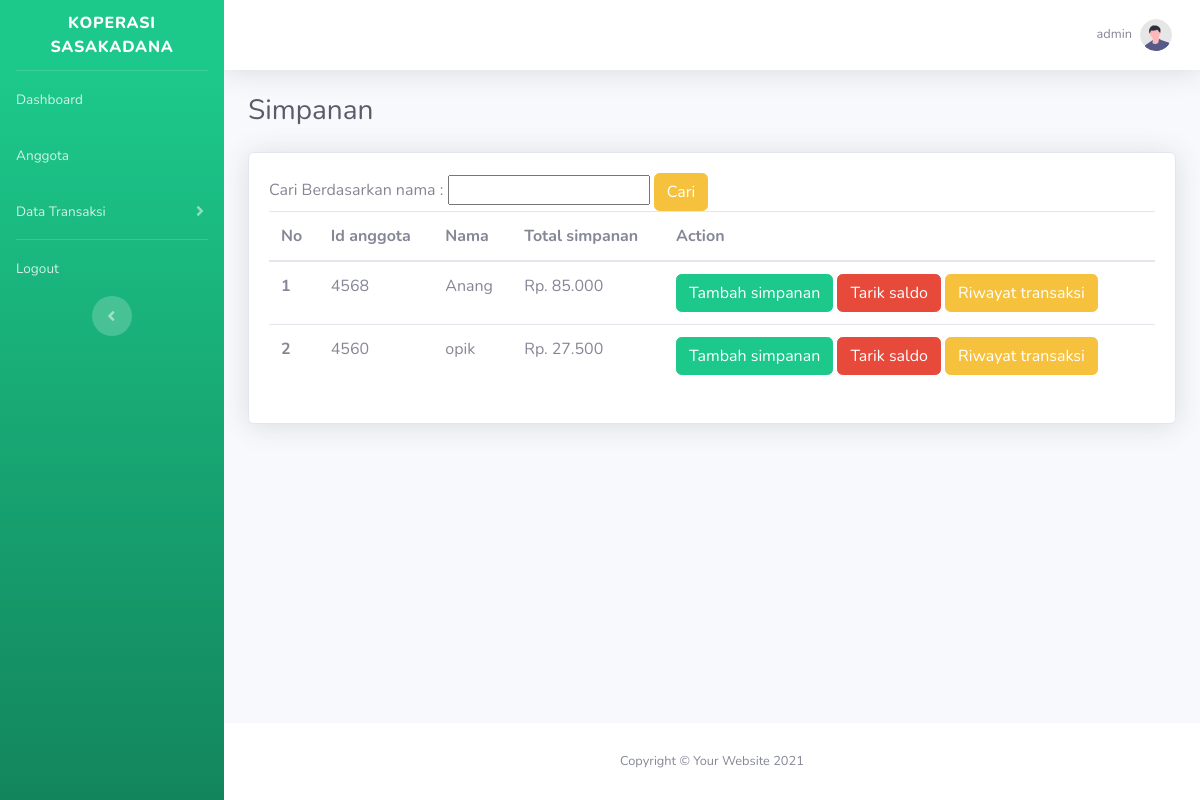
The page /simpanan.php (signed in) on the database its author committed.
### tables this page shows
CREATE TABLE `anggota` (
  `kode` varchar(4) NOT NULL,
  `nama` varchar(255) NOT NULL,
  `instansi` varchar(255) NOT NULL,
  `trash` tinyint(2) NOT NULL
);

CREATE TABLE `simpanan` (
  `simpananid` int(11) NOT NULL,
  `kode` varchar(255) NOT NULL,
  `total` varchar(255) NOT NULL,
  `tgl` varchar(1000) NOT NULL
);

### simpanan.php (the view, shortened to what this page needs)
<?php
include 'components/head.php';
?>
<body id="page-top">
    <div id="wrapper">
    <?php
        include 'components/sidebar.php';
        ?>
        <div id="content-wrapper" class="d-flex flex-column">
            <div id="content">
                <?php
                include 'components/header.php';
                ?>
                <div class="container-fluid">
                    <div class="d-sm-flex align-items-center justify-content-between mb-4">
                        <h1 class="h3 mb-0 text-gray-800">Simpanan</h1>
                    </div>
                    <div class="card shadow mb-4">
                                <div class="card-body">
                                <form action="simpanan.php" method="get">
                                    <label>Cari Berdasarkan nama :</label>
                                    <input type="text" name="cari">
                                    <input class="btn btn-warning text-white" type="submit" value="Cari">
                                </form>
                    <table class="table">
                        <thead>
                            <tr>
                            <th scope="col">No</th>
                            <th scope="col">Id anggota</th>
                            <th scope="col">Nama</th>
                            <th scope="col">Total simpanan</th>
                            <th scope="col">Action</th>
                            </tr>
                        </thead>
                        <tbody>
                            <?php
                            include 'config.php';
                            if(isset($_GET['cari'])){
                                $cari = $_GET['cari'];
                            $get_data = mysqli_query($conn,"SELECT * FROM anggota INNER JOIN simpanan ON simpanan.kode = anggota.kode   WHERE anggota.nama LIKE '%".$cari."%' OR anggota.kode LIKE '%".$cari."%' AND trash='0'");
                                    }else{
                                        $get_data = mysqli_query($conn,"SELECT * FROM anggota INNER JOIN simpanan ON simpanan.kode = anggota.kode  WHERE trash='0'");
                                    }
                                    $no = 1;
                            while ($data = mysqli_fetch_array($get_data)) {
                            ?>
                            <tr>
                            <th><?php echo $no++; ?></th>
                            <td><?php echo $data['kode']; ?></td>
                            <td><?php echo $data['nama']; ?></td>
                            <td>Rp. <?php echo number_format($data['total'], 0, ',', '.'); ?></td>
                            <td>
                            <a href="add_simpanan.php?id=<?php echo $data['simpananid'] ?>" class="btn btn-success text-white">Tambah simpanan</a>
                            <?php
                            $t = $data['total'];
                            if ($t > "0") {?>
                              <a href="out_simpanan.php?id=<?php echo $data['simpananid'] ?>" class="btn btn-danger text-white" id="tarik">Tarik saldo</a>
                            <?php } ?>
                            <a href="r_simpanan.php?id=<?php echo $data['simpananid'] ?>" class="btn btn-warning text-white">Riwayat transaksi</a>
                            </td>
                            </tr>
                            <?php } ?>
                        </tbody>
                        </table>
                        </div>
                     </div>
                </div>
            </div>
            <?php
            include 'components/footer.php';
            ?>
</body>
</html>

### rows shown on the page
anggota: simpanan.kode "4568", nama "Anang", simpanan.total "85.000"
anggota: simpanan.kode "4560", nama "opik", simpanan.total "27.500"

### other values the page prints
$_SESSION['username'] "admin"
